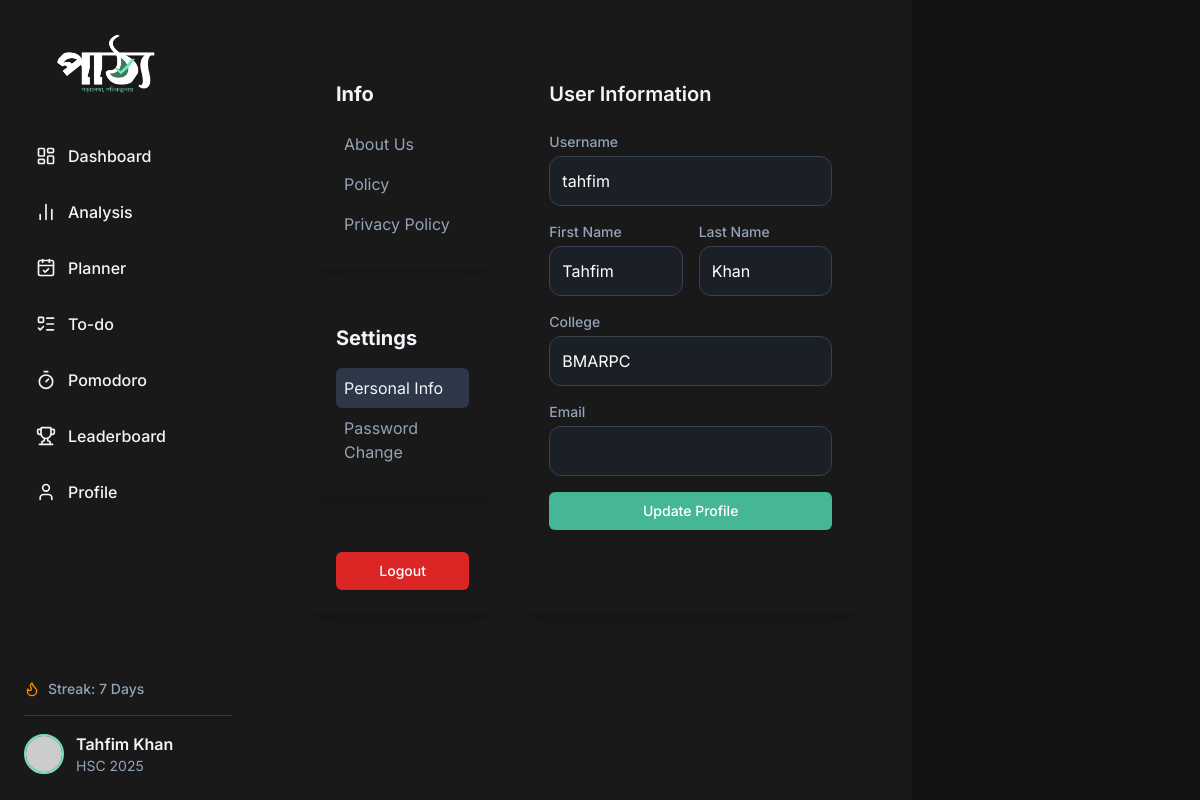
Page /profile/ (signed in) on the committed database.
### users/models.py (models this page shows, shortened)
class UserProfile(AbstractUser):
    STREAMS = [
        ('hsc', 'HSC'),
        ('eng', 'Engineering'),
        ('med', 'Medical'),
        ('var', 'Varsity')
    ]
    HSC_YEAR_CHOICES = [
        (2025, '2025'),
        (2026, '2026'),
        (2027, '2027'),
        (2028, '2028')
    ]
    stream = models.CharField(max_length=20, choices=STREAMS, default='hsc')
    show_on_leaderboard = models.BooleanField(default=True)
    avatar = models.URLField(blank=True, null=True)
    xp = models.PositiveIntegerField(default=0)
    streak = models.PositiveIntegerField(default=0)
    college = models.CharField(max_length=100, blank=True, null=True)
    hscyear = models.PositiveIntegerField(blank=True, null=True, choices=HSC_YEAR_CHOICES)
    last_login_date = models.DateField(auto_now=True, null=True, blank=True)
    overall_progress_cache = models.FloatField(default=0.0)
    @property
    def is_profile_complete(self):
        if self.hscyear is None or not self.college:
            return False
        return True

### core/views.py (the view, shortened to what this page needs)
# urls.py: path("profile/", views.profile_view, name="profile"),
@login_required
def profile_view(request):
    storage = messages.get_messages(request)
    storage.used = True
    return render(request, 'core/profile.html')

### core/templates/core/profile.html (shortened to what this page needs)
{% extends "core/layout.html" %}
{% block body %}
<div class="px-4 sm:px-6 lg:px-8 py-8">
    <div class="flex flex-col md:flex-row gap-8 w-full max-w-screen-lg mx-auto">
        <div class="flex flex-col w-full md:w-1/3 gap-8">
            <div class="shadow-lg rounded-lg p-6 bg-[var(--color-card-bg-dark)]">
                <h2 class="text-xl font-bold text-[var(--color-text-dark)] mb-4">Info</h2>
                <nav>
                    <ul>
                        <li><a href="#about-us" class="block p-2 rounded-md text-[var(--color-gray-text-dark)] hover:bg-[var(--color-gray-bg-dark)]" data-section="about-us">About Us</a></li>
                        <li><a href="#policy" class="block p-2 rounded-md text-[var(--color-gray-text-dark)] hover:bg-[var(--color-gray-bg-dark)]" data-section="policy">Policy</a></li>
                        <li><a href="#privacy-policy" class="block p-2 rounded-md text-[var(--color-gray-text-dark)] hover:bg-[var(--color-gray-bg-dark)]" data-section="privacy-policy">Privacy Policy</a></li>
                    </ul>
                </nav>
            </div>
            <div class="shadow-lg rounded-lg p-6 bg-[var(--color-card-bg-dark)]">
                <h2 class="text-xl font-bold text-[var(--color-text-dark)] mb-4">Settings</h2>
                <nav>
                    <ul>
                        <li><a href="#personal-info" class="block p-2 rounded-md text-[var(--color-gray-text-dark)] hover:bg-[var(--color-gray-bg-dark)] active-link" data-section="personal-info">Personal Info</a></li>
                        <li><a href="#password-change" class="block p-2 rounded-md text-[var(--color-gray-text-dark)] hover:bg-[var(--color-gray-bg-dark)]" data-section="password-change">Password Change</a></li>
                    </ul>
                </nav>
            </div>
            <div class="shadow-lg rounded-lg p-6 bg-[var(--color-card-bg-dark)]">
                <form action="{% url 'account_logout' %}" method="post">
                    <button type="submit" class="w-full flex justify-center py-2 px-4 border border-transparent rounded-md shadow-sm text-sm font-medium text-white bg-red-600 hover:bg-red-700 focus:outline-none focus:ring-2 focus:ring-offset-2 focus:ring-red-500">
                        Logout
                    </button>
                </form>
            </div>
        </div>
        <div class="flex-1 shadow-lg rounded-lg p-6 bg-[var(--color-card-bg-dark)] md:w-2/3">
            <div id="personal-info" class="content-section active-section space-y-6">
                <h2 class="text-xl font-semibold text-[var(--color-text-dark)] mb-4">User Information</h2>
                <form method="post" class="space-y-4">
                    <div>
                        <label for="username" class="block text-sm font-medium text-[var(--color-gray-text-dark)]">Username</label>
                        <input type="text" id="username" name="username" value="{{ request.user.username }}" class="mt-1 block w-full p-3 rounded-xl bg-gray-800/50 text-white border border-gray-700 focus:outline-none focus:border-blue-500">
                    </div>
                    <div class="grid grid-cols-1 md:grid-cols-2 gap-4">
                        <div>
                            <label for="first_name" class="block text-sm font-medium text-[var(--color-gray-text-dark)]">First Name</label>
                            <input type="text" id="first_name" name="first_name" value="{{ request.user.first_name|default_if_none:'' }}" class="mt-1 block w-full p-3 rounded-xl bg-gray-800/50 text-white border border-gray-700 focus:outline-none focus:border-blue-500">
                        </div>
                        <div>
                            <label for="last_name" class="block text-sm font-medium text-[var(--color-gray-text-dark)]">Last Name</label>
                            <input type="text" id="last_name" name="last_name" value="{{ request.user.last_name|default_if_none:'' }}" class="mt-1 block w-full p-3 rounded-xl bg-gray-800/50 text-white border border-gray-700 focus:outline-none focus:border-blue-500">
                        </div>
                    </div>
                    <div>
                        <label for="college" class="block text-sm font-medium text-[var(--color-gray-text-dark)]">College</label>
                        <input type="text" id="college" name="college" value="{{ request.user.college|default_if_none:'' }}" class="mt-1 block w-full p-3 rounded-xl bg-gray-800/50 text-white border border-gray-700 focus:outline-none focus:border-blue-500">
                    </div>
                    <div>
                        <label for="email" class="block text-sm font-medium text-[var(--color-gray-text-dark)]">Email</label>
                        <input type="email" id="email" name="email" value="{{ request.user.email }}" class="mt-1 block w-full p-3 rounded-xl bg-gray-800/50 text-white border border-gray-700 focus:outline-none focus:border-blue-500" readonly>
                    </div>
                    <button type="submit" class="w-full flex justify-center py-2 px-4 border border-transparent rounded-md shadow-sm text-sm font-medium text-white bg-[#45B796] hover:bg-[#4c8575] focus:outline-none focus:ring-2 focus:ring-offset-2 focus:ring-indigo-500 mt-4">Update Profile</button>
                </form>
            </div>
        </div>
        </div>
    </div>
</div>
{% endblock %}

### core/templates/core/layout.html (shortened to what this page needs)
{% load static %}
{% load sidebar_tags %}
<!DOCTYPE html>
<html lang="en">
<head>
    <script src="https://cdn.tailwindcss.com"></script>
    <link rel="stylesheet" href="{% static 'core/main.css' %}">
</head>
<body class="bg-[var(--color-bg-dark)] text-[var(--color-text-dark)] flex min-h-screen">
    <aside id="left-sidebar" class="bg-[var(--color-card-bg-dark)] shadow-xl flex flex-col justify-between w-64 flex-shrink-0 h-screen fixed top-0 left-0 z-40 md:translate-x-0 -translate-x-full transition-transform duration-300 ease-in-out md:pt-0 pt-16 overflow-x-hidden">
        <div class="pl-14 mb-3 hidden md:block pt-8">
            <img src="{% static 'core/logo_trans.png' %}" alt="Pattho Logo" class="h-16 w-auto">
        </div>
        <div class="p-6 flex-grow sidebar-scroll overflow-y-auto">
            <nav>
                <ul>
                    <li class="mb-2">
                        <a href="{% url 'dashboard' %}" class="flex items-center p-3 rounded-xl text-[var(--color-text-dark)] hover:bg-[var(--color-primary-hover-dark)] hover:text-[var(--color-primary-dark)] hover:border hover:border-gray-300 transition-colors duration-200 font-medium">
                            <i data-lucide="layout-dashboard" class="w-5 h-5 mr-3"></i>
                            Dashboard
                        </a>
                    </li>
                    <li class="mb-2">
                        <a href="{% url 'analysis' %}" class="flex items-center p-3 rounded-xl text-[var(--color-text-dark)] hover:bg-[var(--color-primary-hover-dark)] hover:text-[var(--color-primary-dark)] hover:border hover:border-gray-300 transition-colors duration-200 font-medium">
                            <i data-lucide="bar-chart-2" class="w-5 h-5 mr-3"></i>
                            Analysis
                        </a>
                    </li>
                    <li class="mb-2">
                        <a href="{% url 'planner' %}" class="flex items-center p-3 rounded-xl text-[var(--color-text-dark)] hover:bg-[var(--color-primary-hover-dark)] hover:text-[var(--color-primary-dark)] hover:border hover:border-gray-300 transition-colors duration-200 font-medium">
                            <i data-lucide="calendar-check" class="w-5 h-5 mr-3"></i>
                            Planner
                        </a>
                    </li>
                    <li class="mb-2">
                        <a href="{% url 'activities' %}" class="flex items-center p-3 rounded-xl text-[var(--color-text-dark)] hover:bg-[var(--color-primary-hover-dark)] hover:text-[var(--color-primary-dark)] hover:border hover:border-gray-300 transition-colors duration-200 font-medium">
                            <i data-lucide="list-todo" class="w-5 h-5 mr-3"></i>
                            To-do
                        </a>
                    </li>
                    <li class="mb-2">
                        <a href="{% url 'pomodoro' %}" class="flex items-center p-3 rounded-xl text-[var(--color-text-dark)] hover:bg-[var(--color-primary-hover-dark)] hover:text-[var(--color-primary-dark)] hover:border hover:border-gray-300 transition-colors duration-200 font-medium">
                            <i data-lucide="timer" class="w-5 h-5 mr-3"></i>
                            Pomodoro
                        </a>
                    </li>
                    <li class="mb-2">
                        <a href="{% url 'leaderboard' %}" class="flex items-center p-3 rounded-xl text-[var(--color-text-dark)] hover:bg-[var(--color-primary-hover-dark)] hover:text-[var(--color-primary-dark)] hover:border hover:border-gray-300 transition-colors duration-200 font-medium">
                            <i data-lucide="trophy" class="w-5 h-5 mr-3"></i>
                            Leaderboard
                        </a>
                    </li>
                    <li class="mb-2">
                        <a href="{% url 'profile' %}" class="flex items-center p-3 rounded-xl text-[var(--color-text-dark)] hover:bg-[var(--color-primary-hover-dark)] hover:text-[var(--color-primary-dark)] hover:border hover:border-gray-300 transition-colors duration-200 font-medium">
                            <i data-lucide="user" class="w-5 h-5 mr-3"></i>
                            Profile
                        </a>
                    </li>
                </ul>
            </nav>
        </div>
        <div class="p-6">
            <div class="flex items-center mb-4 text-sm font-medium text-[var(--color-gray-text-dark)]">
                <i data-lucide="flame" class="w-4 h-4 mr-2 text-[var(--color-accent-light)]"></i>
                <span>Streak: {{ request.user.streak|default:0 }} Days</span>
            </div>
            <a href="{% url 'profile' %}" class="block pt-4 border-t border-[var(--color-border-dark)]">
                <div class="flex items-center">
                    <img src="{{ request.user.avatar|default:'https://placehold.co/40x40/205454/ffffff?font=oswald&text=Pattho' }}" alt="User Avatar" class="w-10 h-10 rounded-full mr-3 border-2 border-[var(--color-primary-dark)]">
                    <div>
                        <p class="font-semibold text-[var(--color-text-dark)]">{{ request.user.first_name }} {{ request.user.last_name }}</p>
                        <p class="text-sm text-[var(--color-gray-text-dark)]">{{ request.user.get_stream_display }} {{ request.user.hscyear|stringformat:"s" }}</p>
                    </div>
                </div>
            </a>
        </div>
    </aside>
    <div class="flex-1 flex flex-col w-full md:ml-64 md:mr-72 pt-16 md:pt-0">
        <div class="flex flex-1 overflow-hidden">
            <main class="p-4 md:p-6 flex-1 overflow-y-auto bg-[var(--color-card-bg-dark)] shadow-lg min-h-[300px] min-w-0">
                {% block body %}{% endblock %}
        </div>
</body>
</html>

### core/static/core/main.css (style rules this page uses)
:root { --color-bg-light: #F9F7F1; --color-bg-dark: #121212; --color-text-light: #1e293b; --color-text-dark: #f1f5f9; --color-gray-text-light: #64748b; --color-gray-text-dark: #94a3b8; --color-card-bg-light: #FFFFFF; --color-card-bg-dark: #191919; --color-border-light: #e2e8f0; --color-border-dark: #2d3748; --color-primary-light: #008080; --color-primary-dark: #6EE7B7; --color-primary-hover-light: #2D3D40; --color-primary-hover-dark: #2D3D40; --color-secondary-light: #a6c7b8; --color-secondary-dark: #89afb6; --color-accent-light: #FF8C00; --color-accent-dark: #FFC14D; --color-accent-hover-light: #CC7000; --color-accent-hover-dark: #FFD700; --color-success-light: #3CB371; --color-success-dark: #A7F3D0; --color-warning-light: #FFD700; --color-warning-dark: #FFEA00; --color-error-light: #DC143C; --color-error-dark: #FF6347; --color-info-light: #4169E1; --color-info-dark: #6495ED; --color-gray-bg-light: #f1f5f9; --color-gray-bg-dark: #2d3748; --shadow-dark-sm: 0 1px 2px 0 rgba(0, 0, 0, 0.05); --shadow-dark-md: 0 4px 6px -1px rgba(0, 0, 0, 0.1), 0 2px 4px -1px rgba(0, 0, 0, 0.06); --shadow-dark-lg: 0 10px 15px -3px rgba(0, 0, 0, 0.1), 0 4px 6px -2px rgba(0, 0, 0, 0.05); --shadow-dark-xl: 0 20px 25px -5px rgba(0, 0, 0, 0.1), 0 10px 10px -5px rgba(0, 0, 0, 0.04); }
*, *::before, *::after { box-sizing: border-box; }
body { font-family: 'Inter', sans-serif; -webkit-font-smoothing: antialiased; -moz-osx-font-smoothing: grayscale; background-color: var(--color-bg-light); color: var(--color-text-light); }
.sidebar-scroll { scrollbar-width: thin; scrollbar-color: var(--color-gray-text-light) var(--color-gray-bg-light); }
img { max-width: 100%; height: auto; }

### core/templates/core/profile.html (style rules this page uses)
.active-link { background-color: var(--color-gray-bg-dark); color: var(--color-text-dark); }

### rows in the picture
UserProfile: user.streak "7", user.first_name "Tahfim", user.last_name "Khan", user.stream "HSC", user.hscyear "2025", username "tahfim", first_name "Tahfim", last_name "Khan", college "BMARPC"
